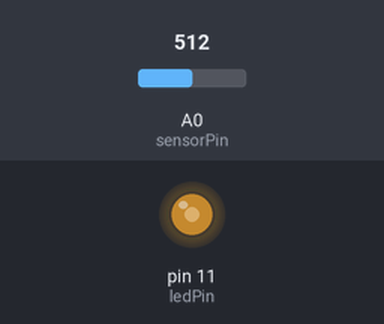
A sketch run on a simulated Arduino Uno, built with avr-gcc and run on an emulated ATmega328P. On the bench: output pins drawn as LEDs (lit = HIGH). The test bench sets the inputs (shaded band); at power-on: A0 (sensorPin) = 512.

Above: at 1.2 s.
1.3 s: A0 (sensorPin) set to 716
At 2.2 s:
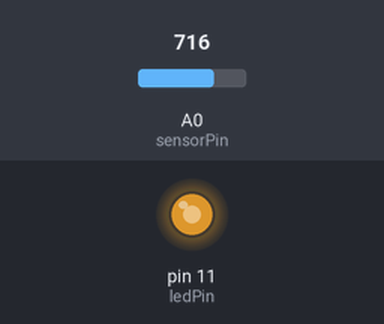
2.8 s: A0 (sensorPin) set to 900
At 3.4 s:
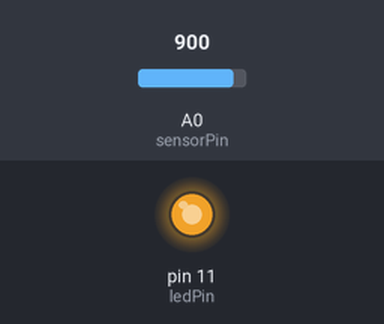
4.3 s: A0 (sensorPin) set to 122
At 5.5 s:
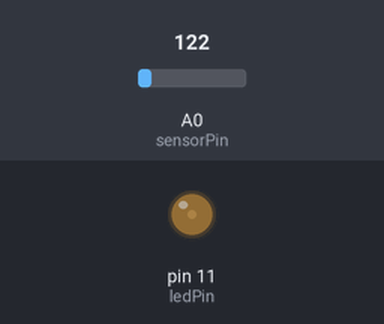
5.8 s: A0 (sensorPin) set to 0
At 6.8 s:
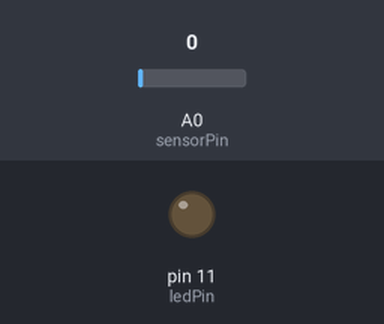
7.3 s: A0 (sensorPin) set to 511
At 8.0 s:
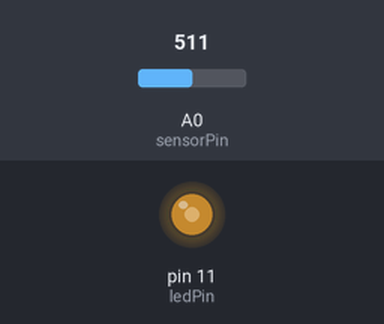
Timing chart, 0 to 9.8 s (numbered marks = the images above; inputs shaded):
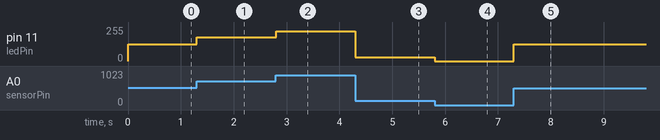

Measured:
- after the input at 1.3 s, pin 11 (ledPin): 127/255 → 178/255 at once
- after the input at 2.8 s, pin 11 (ledPin): 178/255 → 224/255 at once
- after the input at 4.3 s, pin 11 (ledPin): 224/255 → 30/255 at once
- after the input at 5.8 s, pin 11 (ledPin): 30/255 → 0/255 at once
- after the input at 7.3 s, pin 11 (ledPin): 0/255 → 127/255 at once

The sketch:

ledintensity.ino
```cpp
/*
Led Intensity variation with a potentiometer
*/

int sensorPin = A0;
int ledPin = 11;
int sensorValue = 0;
int valuemapped = 0;

void setup() {
  pinMode(ledPin, OUTPUT);
}

void loop() {
  sensorValue = analogRead(sensorPin);
  valuemapped = map(sensorValue, 0, 1024, 0, 255);
  analogWrite(ledPin, valuemapped);
}
```
